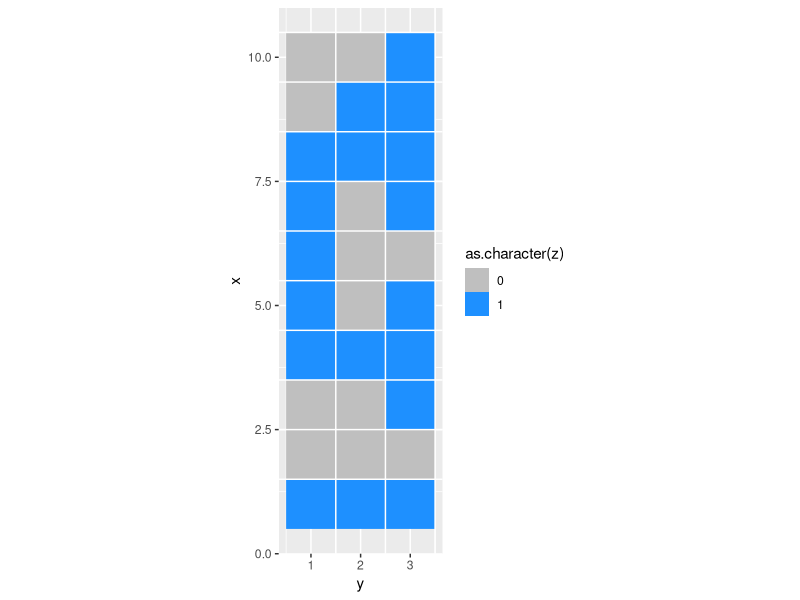

The R source for this figure:
testD <- data.frame(x = rep(seq(1,10),3),
                    y = rep(c(1:3), each=10),
                    z = rbinom(30,1,0.5))

library(ggplot2)

ggplot(testD, hjust = 0.5, vjust = 0.5)+
  geom_raster(aes(x=y, y=x, fill=as.character(z)), color="white")+
  scale_fill_manual(breaks = levels(factor(testD$z)),
                    values = c("grey75", "dodgerblue"))+
  geom_hline(aes(yintercept=x+0.5), color="white")+
  geom_vline(aes(xintercept=y+0.5), color="white")+
  coord_equal()